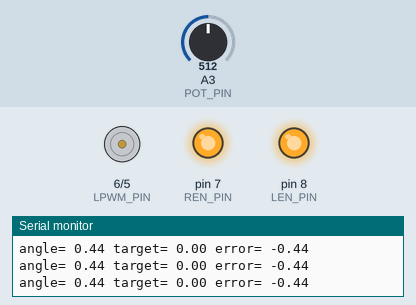
Recording of a sketch running on a simulated Arduino Uno, built with avr-gcc and run on an emulated ATmega328P. Shown: motor-driver pin pairs drawn as motors (green arrow = first pin HIGH = forward, orange = second pin HIGH = backward, longer = more drive), output pins drawn as LEDs (lit = HIGH), the last lines printed to the serial monitor. The inputs (shaded band) are chosen by the test bench; at power-on: A3 (POT_PIN) = 512.

Above: at 1.2 s.
1.3 s: A3 (POT_PIN) set to 716
At 2.1 s:
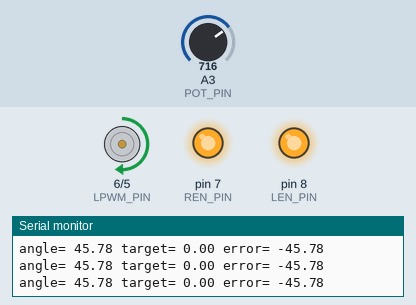
2.8 s: A3 (POT_PIN) set to 900
At 3.1 s:
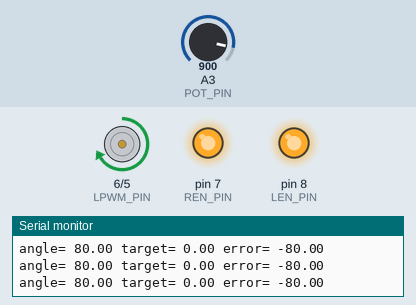
4.3 s: A3 (POT_PIN) set to 306
At 5.5 s:
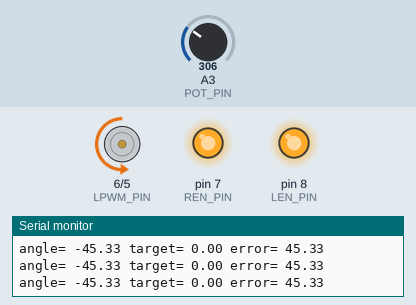
5.8 s: A3 (POT_PIN) set to 190
At 6.6 s:
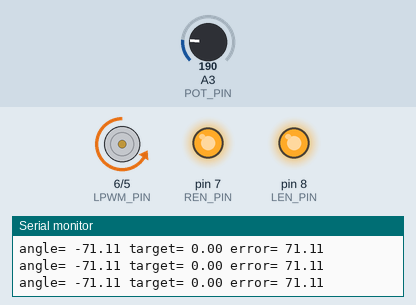
7.3 s: A3 (POT_PIN) set to 1023
At 7.8 s:
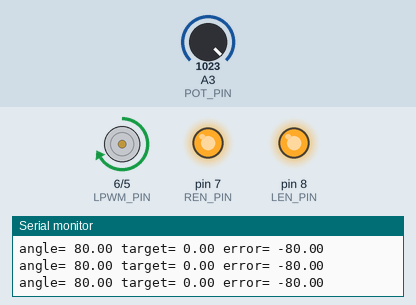
Timing chart, 0 to 9.8 s (numbered marks = the images above; inputs shaded):
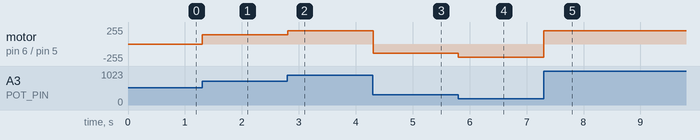

Measured:
- after the input at 1.3 s, motor on pin 6 (LPWM_PIN) / pin 5 (RPWM_PIN): stopped → forward 137/255 at once
- after the input at 2.8 s, motor on pin 6 (LPWM_PIN) / pin 5 (RPWM_PIN): forward 137/255 → forward 200/255 at once
- after the input at 4.3 s, motor on pin 6 (LPWM_PIN) / pin 5 (RPWM_PIN): forward 200/255 → backward 135/255 at once
- after the input at 5.8 s, motor on pin 6 (LPWM_PIN) / pin 5 (RPWM_PIN): backward 135/255 → backward 200/255 at once
- after the input at 7.3 s, motor on pin 6 (LPWM_PIN) / pin 5 (RPWM_PIN): backward 200/255 → forward 200/255 at once

The sketch:

SteeringWithPotCode.ino
```cpp
#include <FTSerial.h>

FTSerial ftSerial(Serial, 24);

//Hard limits (to not break mechanically, only change if range is tested/safe)
const float ANGLE_LIMIT_DEG = 80.0;
const float STOP_BAND_DEG = 1.0; //How close is it to required angle before stopping (tolerance)

  //make sure adc left and right are never the same, make left < right at all times (avoids dividing by 0 later) - should be solved when actual values are added anyways
const int POT_ADC_LEFT = 150; //CHANGE THIS, TEST IT BEFORE RUNNING CODE, PUT AT LEFT EXTREME AND PUT THAT ANGLE FROM POTENTIOMETER IN HERE/////////////////////
const int POT_ADC_RIGHT = 870; //CHAN30GE THIS, TEST IT BEFORE RUNNING CODE, PUT AT RIGHT EXTREME AND PUT THAT ANGLE FROM POTENTIOMETER IN HERE/////////////////////

const float GAIN = 3.0; //proportional gain for how far out from PWM value (error)
const int PWM_MIN = 35;
const int PWM_MAX = 200;

const float ANGLE_SMOOTHING = 0.20; //change between 0.000...1 and 1, 1 being no smoothing as heading towards angle. (it will not move if 0)

//Limits in testing
const bool HOLD_LAST_VALUE = true;
const unsigned long SERIAL_TIMEOUT_MS = 1500;

//Pins
//these pins should be right. if the steering is turning the wrong way flip the wires or change the pwm pins here ///////////////////////////
const int POT_PIN = A3;

const int RPWM_PIN = 5;
const int LPWM_PIN = 6;
const int REN_PIN = 7;
const int LEN_PIN = 8;

//Starting state
float targetDeg = 0.0;
float angleDegFiltered = 0.0;
unsigned long lastCmdMs = 0;

//Setup/loop (main code)

void setup() {
  Serial.begin(115200); //maybe we can make this lower, Ahmed had 9500 but I wasn't sure if that was arbitrary
                        // re above: higher baudrate = faster time to react to commands, i don't see a problem with this

 pinMode(RPWM_PIN, OUTPUT); //in testing we generally just kept these hooked up to 5V
 pinMode(LPWM_PIN, OUTPUT); //keeping as may be useful for emergency stop in future
 pinMode(REN_PIN, OUTPUT);
 pinMode(LEN_PIN, OUTPUT);

 driverEnable(true);
 coastStop();

 //initialise the filtered angle to current reading
 int adc = analogRead(POT_PIN);
 angleDegFiltered = mapPotToDeg(adc);

 targetDeg = 0.0;
 lastCmdMs = millis();

 Serial.println("Steering controller ready");
}

void loop() {
  //Update target from serial
  float cmd;
  if (ftSerial.readFloat(cmd)) {
    targetDeg = directionCheck(cmd, -ANGLE_LIMIT_DEG, +ANGLE_LIMIT_DEG);
    lastCmdMs = millis();

    Serial.print("Target: ");
    Serial.println(targetDeg, 2);

  }

  //If it times out, choose behaviour (timeout behaviour is not receiving input)
  if (!HOLD_LAST_VALUE) {
    if (millis() - lastCmdMs > SERIAL_TIMEOUT_MS) {
    targetDeg = 0.0;
  }}

  //Read current angle from pot and filter it
  int adc = analogRead(POT_PIN);
  float angleNow = mapPotToDeg(adc);
  angleDegFiltered = (1.0 - ANGLE_SMOOTHING) * angleDegFiltered + ANGLE_SMOOTHING * angleNow;

  //compute the error (distance needed to travel)
  float err = targetDeg - angleDegFiltered;

  //control
  if (abs(err) <= STOP_BAND_DEG) {
    coastStop();
  } else {
    //proportional speed
    float pwmFloat = GAIN * abs(err);
    int pwm = (int)pwmFloat;

    pwm = constrain(pwm, 0, PWM_MAX);
    if (pwm < PWM_MIN) pwm = PWM_MIN;

    int pwmSigned = (err > 0) ? pwm : -pwm; //going left or right? neg or positive change check
    drive(pwmSigned);
  }

  static unsigned long lastPrint = 0;
  if (millis() - lastPrint > 50) {
    lastPrint = millis();
    Serial.print("angle= ");
    Serial.print(angleDegFiltered, 2);
    Serial.print(" target= ");
    Serial.print(targetDeg, 2);
    Serial.print(" error= ");
    Serial.println(err, 2);
  }


}


//Other functions

float directionCheck (float x, float a, float b) {
  if (x < a) return a;
  if (x > b) return b;
  return x;
}

float mapPotToDeg (int adc) {
  adc = constrain(adc, min(POT_ADC_LEFT, POT_ADC_RIGHT), max(POT_ADC_LEFT, POT_ADC_RIGHT)); //limits input angles to valid/safe range

  float t = (float)(adc - POT_ADC_LEFT) / (float)(POT_ADC_RIGHT - POT_ADC_LEFT); //make sure left < right when calibrating (to make sure this is positive)
  float deg = ((-ANGLE_LIMIT_DEG) + t * (2.0 * ANGLE_LIMIT_DEG));

  return deg;
}

void driverEnable(bool en) {
  digitalWrite(REN_PIN, en ? HIGH : LOW);
  digitalWrite(LEN_PIN, en ? HIGH : LOW);
}

void coastStop() {
  //idk if this is really necessary, I noticed the wheel continued moving a bit when there was power but no signal going to it... (19/02/2026)
  //also being used as the general stop moving command
  analogWrite(RPWM_PIN, 0);
  analogWrite(LPWM_PIN, 0);
}

void drive (int pwmSigned) {
  // > 0 steer right, <0 steer left
  int pwm = abs(pwmSigned);
  pwm = constrain(pwm, 0, 255);

  if (pwmSigned > 0) {
    analogWrite(RPWM_PIN, pwm);
    analogWrite(LPWM_PIN, 0);
  } else if (pwmSigned < 0) {
    analogWrite(RPWM_PIN, 0);
    analogWrite(LPWM_PIN, pwm);
  } else {
    coastStop();
  }
}
```
